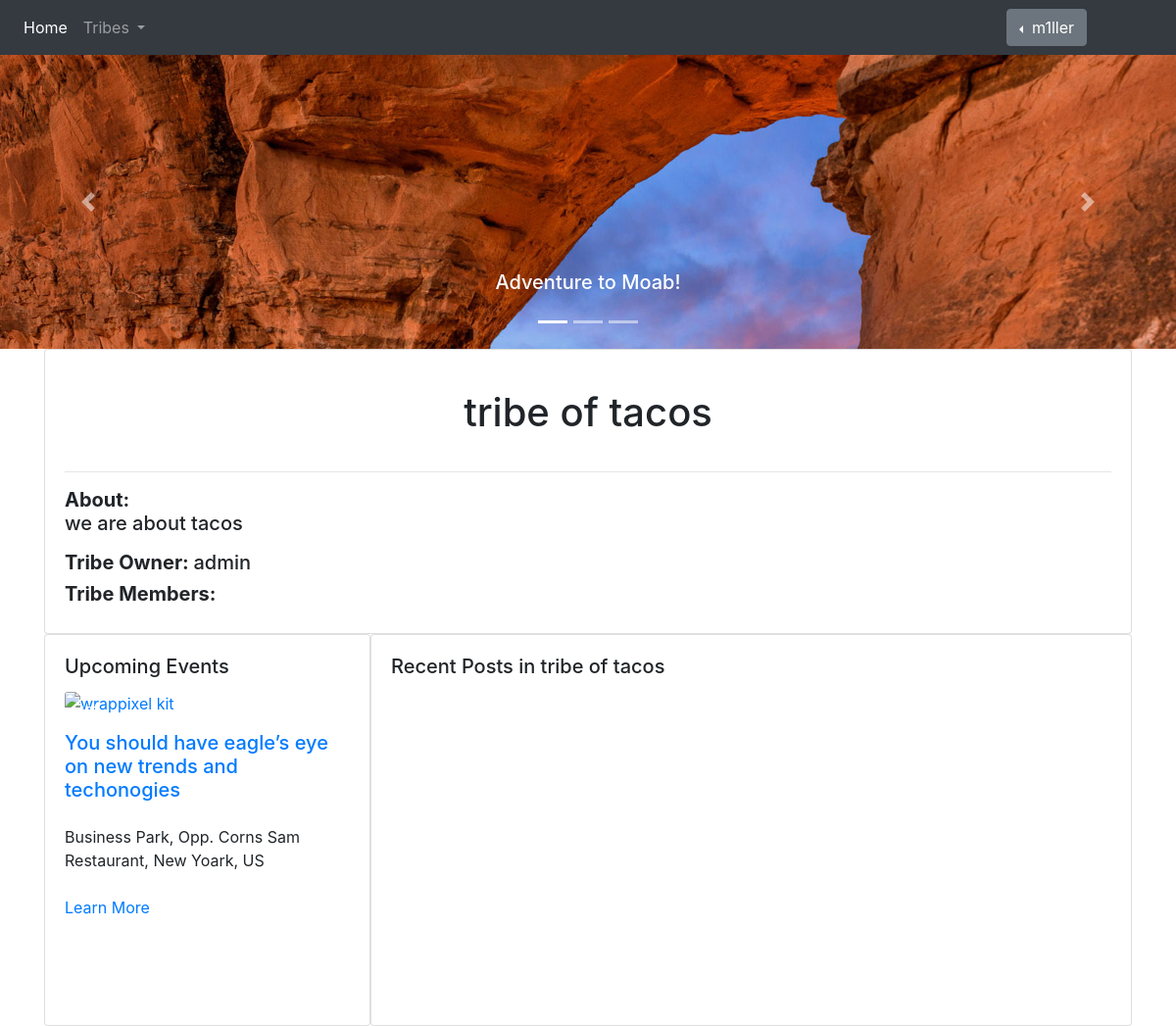
Before: /tribes/tribeHomePage.html/801/ (signed in) with the older database file.
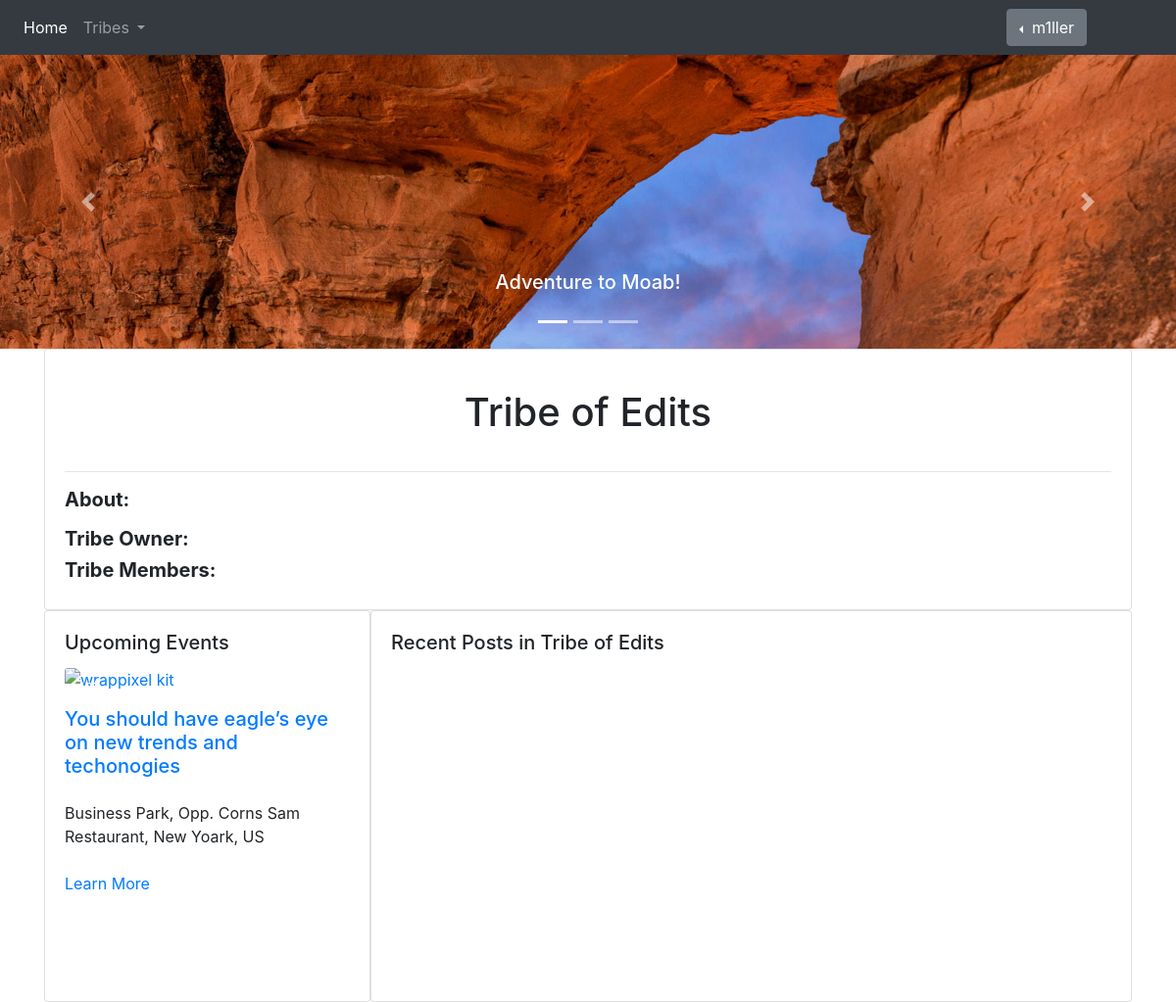
After: the same page with the newer database file.
### tribes/models.py (models this page shows, shortened)
class Tribe(models.Model):
    objects = models.Manager()
    tribeID = models.IntegerField(primary_key=True)
    tribeName = models.CharField(max_length=50)
    dateOfCreation = models.DateField(default=timezone.now)
    location = models.CharField(max_length=30)
    choices = [('Public', 'Private'), ('Private', 'Public')]
    privacyMode = models.CharField(max_length=7, choices=choices, default='Private')
    numOfMembers = models.IntegerField(default=1)
    description = models.TextField(blank=True)
    tribeOwner = models.CharField(max_length=50)
    tribeMembers = models.ManyToManyField(User, related_name="tribeMembers")

### tribes/views.py (the view, shortened to what this page needs)
# urls.py: path('tribeHomePage.html/<tribeID>/', views.tribeHomePage, name='tribeHomePage'),
@login_required
def tribeHomePage(request, tribeID):
    current_user = User.objects.get(username=request.user.username)
    tribe = Tribe.objects.get(pk=tribeID)
    posts = Posts.objects.filter(pk=tribeID)
    createPostForm = createTribePostForm(request.POST)
    joinForm = requestToJoin(request.POST)
    members = tribe.tribeMembers.all()
    print(members)
    if current_user in members:
        inTribe = True
    else:
        inTribe = False
    context = {'tribe': tribe,
               'createPostForm': createPostForm,
               'joinForm': joinForm,
               'members': members,
               'inTribe': inTribe,
               'post': posts, }
    if request.method == "GET":
        print("tribeHomePage GET")
        joinForm = requestToJoin(request.POST)
        context = {'tribe' : tribe,
                   'createPostForm' : createPostForm,
                   'joinForm' : joinForm,
                   'members':members,
                   'inTribe':inTribe,
                   'posts':posts,}
        return render(request, 'tribes/tribeHomePage.html/', context)

### templates/tribes/tribeHomePage.html (shortened to what this page needs)
<!DOCTYPE html>
<html lang="en">
<head>
    <link rel="stylesheet" href="https://maxcdn.bootstrapcdn.com/bootstrap/4.0.0/css/bootstrap.min.css">
</head>
<body>
    <nav class="navbar navbar-expand-lg navbar-dark bg-dark">
        <div class="collapse navbar-collapse" style="justify-content-between;" id="navbarSupportedContent">
            <ul class="navbar-nav mr-auto">
		      <li class="nav-item active">
		        <a class="nav-link" href="/">Home <span class="sr-only">(current)</span></a>
		      </li>
		      <li class="nav-item dropdown">
		        <a class="nav-link dropdown-toggle" href="#" id="navbarDropdownLeft" role="button" data-toggle="dropdown" aria-haspopup="true" aria-expanded="false">
		         Tribes
		        </a>
		      </li>
			</ul>
			<ul class="navbar-nav ml-auto">
		      <li class="nav-item dropdown">
		        {% if user.is_authenticated %}
				  <div class="dropdown dropleft" style="margin-right:75px">
  					<button class="btn btn-secondary dropdown-toggle" type="button" id="dropdownMenuButton"
							data-toggle="dropdown" aria-haspopup="true" aria-expanded="false"> {{user.username}}
  					</button>
				  </div>
			  </li>
				{% endif %}
			</ul>
        </div>
    </nav>
	{% load static %}
	<div id="carouselExampleFade" class="carousel slide carousel-fade" data-ride="carousel" style="height: 300px;">
	  <ol class="carousel-indicators">
		<li data-target="#carouselExampleIndicators" data-slide-to="0" class="active"></li>
		<li data-target="#carouselExampleIndicators" data-slide-to="1"></li>
		<li data-target="#carouselExampleIndicators" data-slide-to="2"></li>
	  </ol>
	  <div class="carousel-inner">
		<div class="carousel-item active" style="height: 300px;">
		  <img class="d-block w-100" src="{% static "images/moab.jpg" %}" alt="Third slide">
			<div class="carousel-caption d-none d-md-block">
				<h5>Adventure to Moab!</h5>
			</div>
		</div>
	  </div>
  	<a class="carousel-control-prev" href="#carouselExampleIndicators" role="button" data-slide="prev">
    <span class="carousel-control-prev-icon" aria-hidden="true"></span>
	</a>
  	<a class="carousel-control-next" href="#carouselExampleIndicators" role="button" data-slide="next">
    <span class="carousel-control-next-icon" aria-hidden="true"></span>
  </a>
</div>
<div class="container">
	<div class="card">
		<div class="card-body">
			<h1 class="page-header" style="text-align:center; padding: 0.5em">{{ tribe.tribeName }} </h1>
			<hr>
			<h5><strong>About: </strong><p>{{ tribe.description }}</p></h5>
			<h5><strong>Tribe Owner: </strong>{{ tribe.tribeOwner }}</h5>
			<h5><strong>Tribe Members: </strong>
			</h5>
		</div>
	</div>
</div>
<div class="container" style="display: flex; flex: 1 1 100%;  flex-direction: row; flex-wrap: wrap;">
	<div class="card" style="flex:4 1 20%; text-align: left;overflow-y: scroll; height:50vh;">
		<div class="card-body">
			<h5 class="card-title">Upcoming Events</h5>
			<div class="card border-0 mb-4">
			  <a href="#"><img class="card-img-top" src="https://www.wrappixel.com/demos/ui-kit/wrapkit/assets/images/blog/blog-home/img3.jpg" alt="wrappixel kit"></a>
			  <div class="date-pos bg-info-gradiant p-2 d-inline-block text-center rounded text-white position-absolute">Oct<span class="d-block">23</span></div>
			  <h5 class="font-weight-medium mt-3"><a href="#" class="text-decoration-none link">You should have eagle’s eye on new trends and techonogies</a></h5>
			  <p class="mt-3">Business Park, Opp. Corns Sam Restaurant, New Yoark, US</p>
			  <a href="#" class="text-decoration-none linking text-themecolor mt-2">Learn More</a>
			</div>
		</div>
	</div>
	<div class="card" style="flex:4 1 60%;">
            <div class="card-body">
                <h5 class="card-title" >Recent Posts in {{ tribe.tribeName }}
				</h5>
				{% for p in posts %}
					{% load static %}
				{% endfor %}
            </div>
        </div>
</div>
</body>
</html>

Changed rows visible on the page:
changed Tribe: tribeName "tribe of tacos" → "Tribe of Edits"; description "we are about tacos" → (not shown); tribeOwner "admin" → (not shown)
